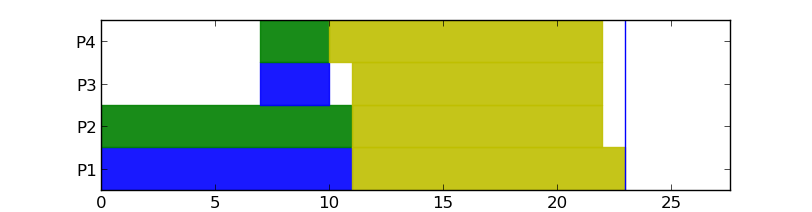

Python code for this plot:
#!/usr/bin/env python

import sys, re
import matplotlib.pyplot as plt
from matplotlib import patches

lines = sys.stdin.readlines()
data = dict()

stream = open(sys.argv[1], 'r')
for line in stream.readlines():
  search = re.search('(\w+):\s+([\d\.]+)', line)
  if search:
    data[search.group(1)] = float(search.group(2))

for line in lines:
  search = re.search('Value of objective function: ([\d\.]+)', line)
  if search:
    data['T'] = float(search.group(1))
  else:
    search = re.search('(\w+)\s+([\d\.\-e]+)', line)
    if search:
      data[search.group(1)] = float(search.group(2))

fig = plt.figure(figsize=(8, 2))
ax = fig.add_subplot(111)

def bar(processor, start, length, color = 'y'):
  if length == 0:
    return
  margin = 0
  rectangle = patches.Rectangle((start, processor - 1 + margin), length, 1 - 2*margin, color=color, alpha=0.9)
  ax.add_patch(rectangle)

def communication(source, destination, start, length):
  bar(source, start, length, 'b')
  bar(destination, start, length, 'g')

def processing(processor, start, length):
  bar(processor, start, length)

if data['X'] == 1:
  communication(2, 1, data['ts12'], data['C12'] * data['d12'])
else:
  communication(1, 2, data['ts12'], data['C12'] * data['d12'])

if data['Y'] == 1:
  communication(2, 3, data['ts23'], data['C23'] * data['d23'])
else:
  communication(3, 2, data['ts23'], data['C23'] * data['d23'])

communication(3, 4, data['ts34'], data['C34'] * data['d34'])

processing(1, 0, data['A1'] * data['di1'])
processing(1, data['te12'], data['A1'] * data['dii1'])

processing(2, min(data['te12'], data['te23']), data['A2'] * data['di2'])
processing(2, max(data['te12'], data['te23']), data['A2'] * data['dii2'])

processing(3, 0, data['A3'] * data['di3'])
processing(3, max(data['te34'], data['te23']), data['A3'] * data['dii3'])

processing(4, data['te34'], data['A4'] * data['d4'])

plt.axvline(data['T'])
plt.yticks([0.5, 1.5, 2.5, 3.5], ["P1", "P2", "P3", "P4"])
plt.xlim(0, 1.2*data['T'])
plt.ylim(0, 4)
plt.xlabel("time")
plt.show()
